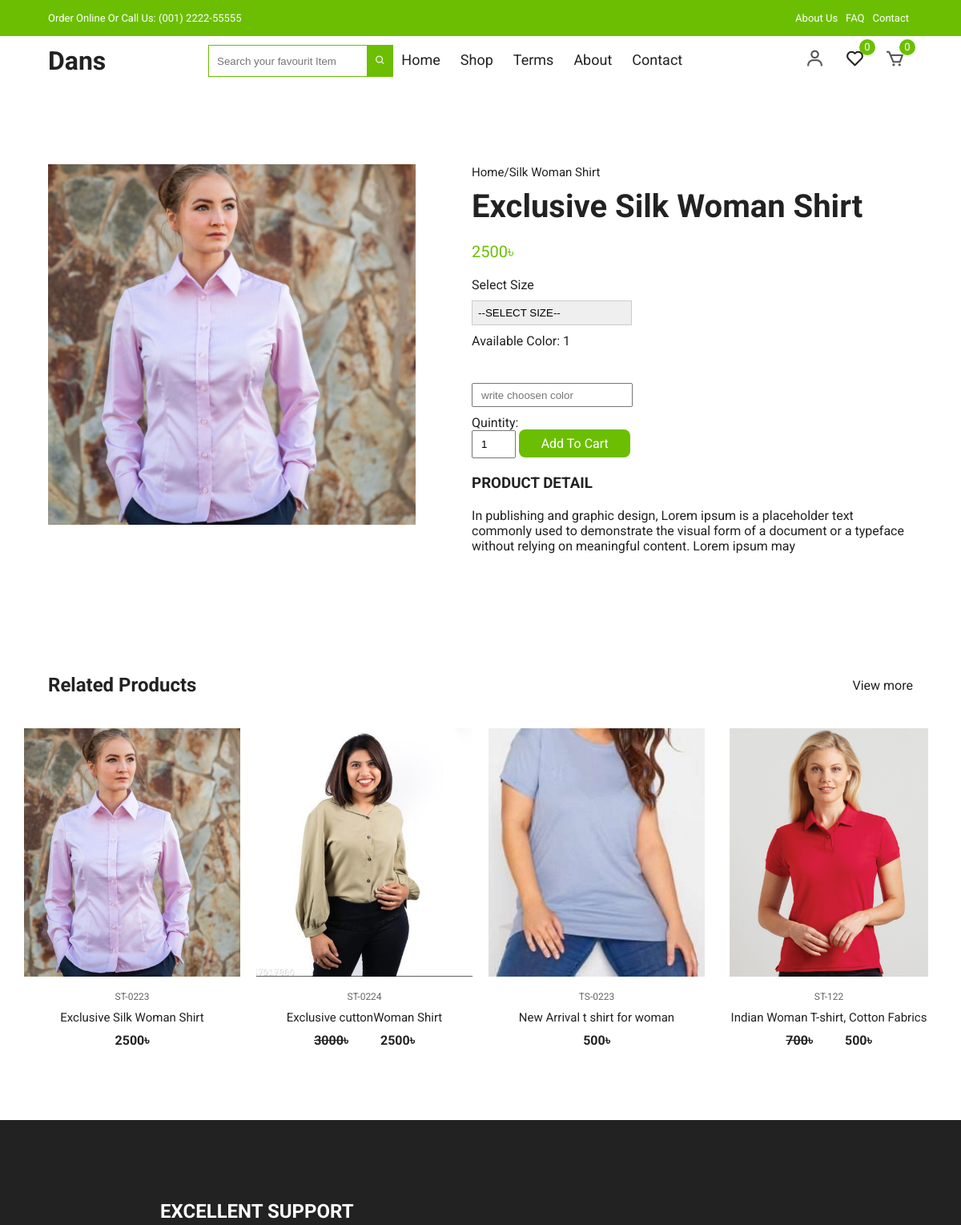
The page /view-product-detals/rteyrttghghfghgf/ (upper part) on the database as committed earlier.
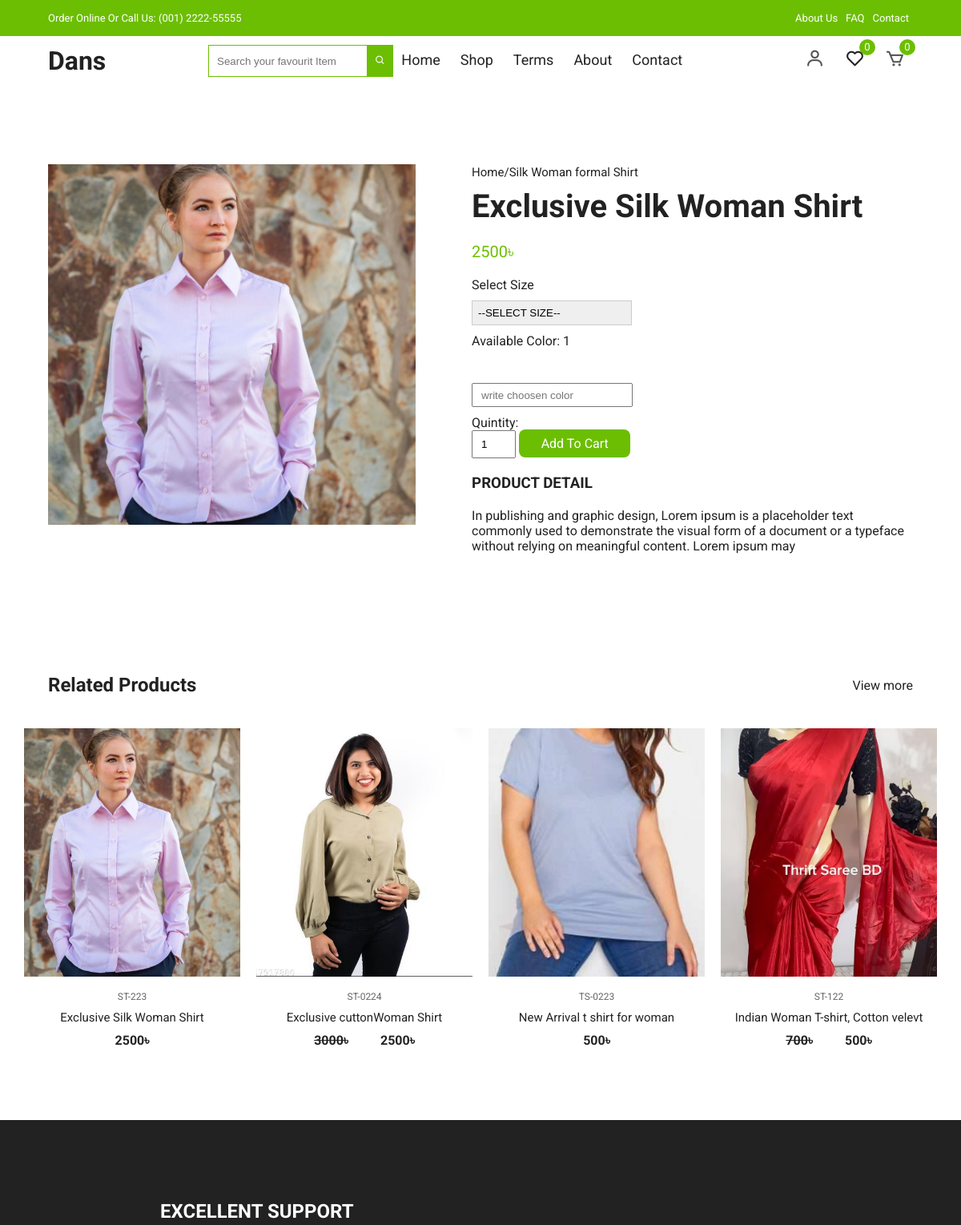
The same page on the database as committed later.
### shopApp/models.py (models this page shows, shortened)
class Product(models.Model):
    product_name         = models.CharField(max_length=260)
    product_code         = models.CharField(max_length=20)
    product_quintity     = models.IntegerField(default=0)
    product_category     = models.ForeignKey(Category, on_delete=models.CASCADE, related_name='category')
    roduct_title         = models.CharField(max_length=260)
    image                = models.ImageField(upload_to='products')
    product_color_image  = models.ManyToManyField(ColorImage, blank=True, null=True, related_name="colorImg")
    color_name           = models.CharField(max_length=160)
    slug                 = models.SlugField(unique=True, null=True, blank=True)
    details              = models.TextField()
    main_price           = models.IntegerField()
    is_newarival         = models.BooleanField(default=False)
    is_discount          = models.BooleanField(default=False)
    dic_price            = models.IntegerField(default=0, blank=True, null=True)
    cerated_at           = models.DateTimeField(auto_now_add=True)
    updated_at           = models.DateTimeField(auto_now=True)

### shopApp/views.py (the view)
# urls.py: path('view-product-detals/<slug>/', views.ProductDetails, name='productDetails'),
def ProductDetails(request, slug):
    singProduct = Product.objects.get(slug=slug)
    categoryId = singProduct.product_category.id
    reletedProduct = Product.objects.filter(product_category=categoryId)
    context = {
        'singProduct':singProduct,
        'reletedProduct':reletedProduct
    }
    return render(request, 'shopApp/viewProduct.html', context)

### template/shopApp/viewProduct.html (shortened to what this page needs)
{% extends "base.html" %}
{% load static %}
{% block body %}
<section class="section product-detail">
    <div class="details container">
      <div class="left image-container">
        <div class="main">
          <img src="/media/{{singProduct.image}}" id="zoom" alt="" />
        </div>
      </div>
      <div class="right">
        <span>Home/{{singProduct.product_name}}</span>
        <h1>{{singProduct.roduct_title}}</h1>
        {% if singProduct.dic_price == 0 %}
            <div class="price" style="margin-right: 10px;">{{singProduct.main_price}}&#2547;</div>
        {% else %}
            <div class="price" style="margin-right: 10px;">{{singProduct.dic_price}}&#2547;</div>
            <div class="price"><del>{{singProduct.main_price}}&#2547;</del></div>
        {% endif %}
        <form>
          <div style="display: flex;flex-direction: column;">
            <div>
              <label for="">Select Size</label><br>
              <select name="" id="" style="margin-top: 10px;">
                <option value="" >--SELECT SIZE--</option>
              </select>
            </div>
            <div style="margin-top: 10px;">
              <label for="">Available Color: {{singProduct.color_name}} </label><br><br>
               <br>
              <input type="text" style="height: 30px;padding:10px;margin-top:5px;outline:#6cbe02" placeholder="write choosen color" required>
            </div>
            <div style="margin-top: 10px;">
              <label for="">Quintity: </label><br>
              <input type="number" value="1" style="width: 10%;height:35px;padding:10px;">
            <a href="{% url 'orderApp:add_to_card' slug=singProduct.slug %}" style="padding: 8px 5%;background-color:#6cbe02;border-radius:8px;color:white;">Add To Cart</a>
            </div>
          </div>
        </form>
        <h3>Product Detail</h3>
        <p>
          {{singProduct.details}}
        </p>
      </div>
    </div>
  </section>
  <section class="section featured">
    <div class="top container">
      <h1>Related Products</h1>
      <a href="#" class="view-more">View more</a>
    </div>
    <div class="product-center container">
        {% for i in reletedProduct %}
      <div class="product-item">
        <div class="overlay">
          <a href="{% url 'shopApp:productDetails' slug=i.slug %}" class="product-thumb">
            <img src="/media/{{i.image}}" alt="" />
          </a>
        </div>
        <div class="product-info">
          <span>{{i.product_code}}</span>
          <a href="{% url 'shopApp:productDetails' slug=i.slug %}">{{i.roduct_title}}</a>
          {% if i.dic_price == 0 %}
          <h4 class="mr-4">{{i.main_price}}&#2547;</h4>
          {% else %}
          <div class="" style="display: flex; justify-content:center; gap:4rem;">
            <h4 class="mr-4"> <del>{{i.main_price}}</del>&#2547;</h4>
            <h4>{{i.dic_price}}&#2547;</h4>
          </div>
          {% endif %}
        </div>
        <ul class="icons">
        </ul>
      </div>
      {% endfor %}
    </div>
  </section>
{% endblock %}

Rows that differ between the two databases and show on the page:
changed Product "Exclusive Silk Woman Shirt": product_name "Silk Woman Shirt" → "Silk Woman formal Shirt"; product_code "ST-0223" → "ST-223"
changed Product "ST-122": image: a different picture; roduct_title "Indian Woman T-shirt, Cotton Fabrics" → "Indian Woman T-shirt, Cotton velevt"
